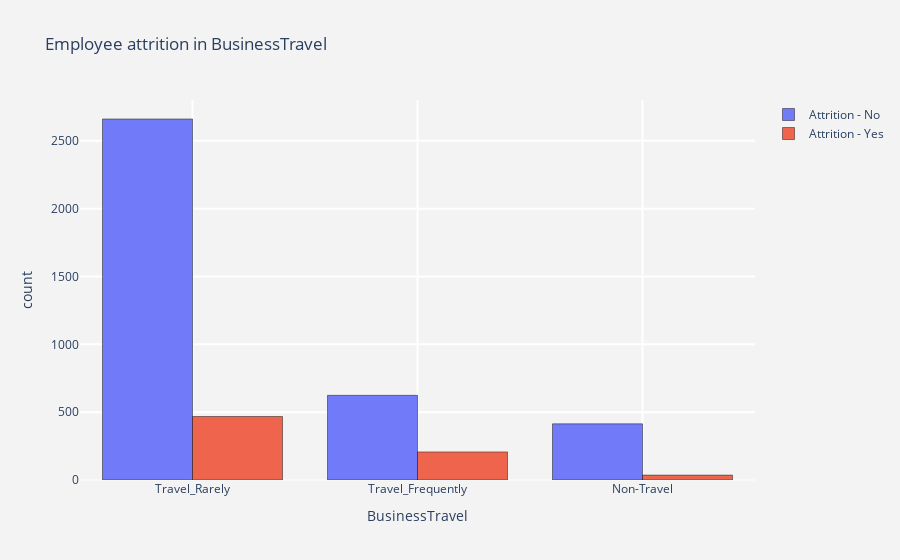
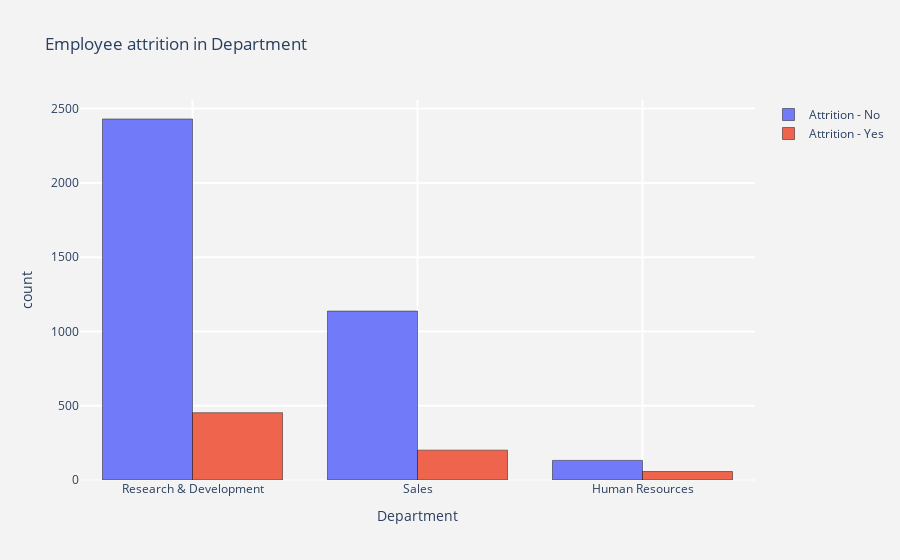
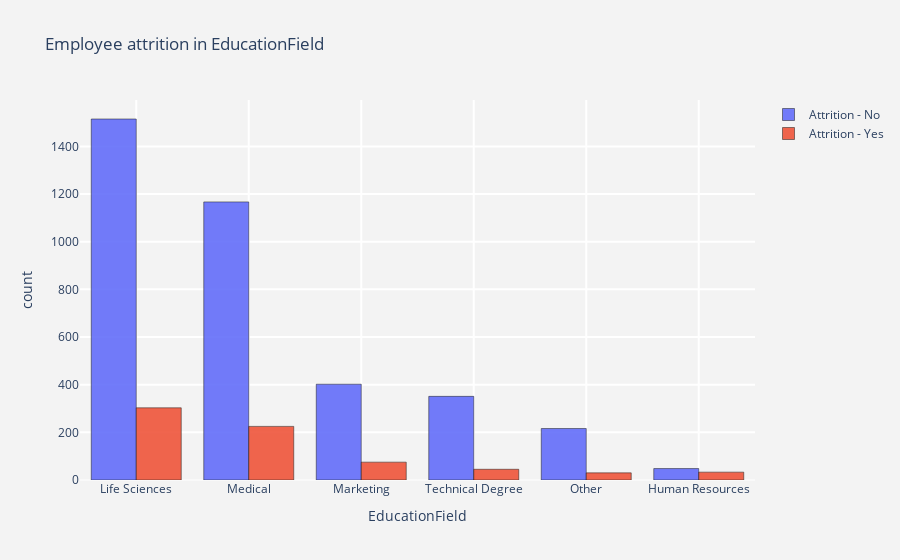
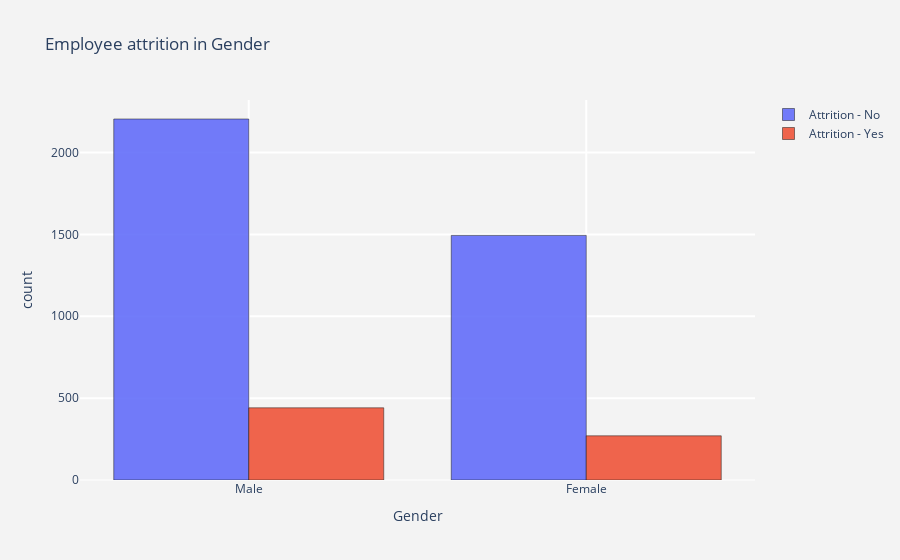

The notebook cell these images were saved under, in order:
### Markdown cell above
### Visualize Categorical variables

### Code cell
attrition_yes=df[df['Attrition'] == 'Yes']
attrition_no=df[df['Attrition'] != 'Yes']

def bar_plot(column): 
    
    tg_ch  =  attrition_yes[column].value_counts().reset_index()
    tg_ch.columns  = [column,"count"]
    tg_nch =  attrition_no[column].value_counts().reset_index()
    tg_nch.columns = [column,"count"]

    #bar - churn
    trace1 = go.Bar(x = tg_ch[column]  , y = tg_ch["count"],
                    name = "Attrition - Yes",
                    marker = dict(line = dict(width = .5,color = "black")),
                    opacity = .9)

    #bar - not churn
    trace2 = go.Bar(x = tg_nch[column] , y = tg_nch["count"],
                    name = "Attrition - No",
                    marker = dict(line = dict(width = .5,color = "black")),
                    opacity = .9)

    layout = go.Layout(dict(title = "Employee attrition in " + column,
                            plot_bgcolor  = "rgb(243,243,243)",
                            paper_bgcolor = "rgb(243,243,243)",
                            xaxis = dict(gridcolor = 'rgb(255, 255, 255)',
                                         title = column,
                                         zerolinewidth=1,ticklen=5,gridwidth=2),
                            yaxis = dict(gridcolor = 'rgb(255, 255, 255)',
                                         title = "count",
                                         zerolinewidth=1,ticklen=5,gridwidth=2),
                           )
                      )
    data = [trace2, trace1]
    fig  = go.Figure(data=data,layout=layout)
    py.iplot(fig)

for cat_column in df_cat_cols: 
    bar_plot(cat_column)

### Figure 1 — Plotly figure (JSON) as saved in the notebook; plotly's stock layout.template omitted (floating-point values rounded to 4 significant figures)
{"data": [{"marker": {"line": {"color": "black", "width": 0.5}}, "name": "Attrition - No", "opacity": 0.9, "type": "bar", "x": ["Travel_Rarely", "Travel_Frequently", "Non-Travel"], "y": [2661, 624, 414]}, {"marker": {"line": {"color": "black", "width": 0.5}}, "name": "Attrition - Yes", "opacity": 0.9, "type": "bar", "x": ["Travel_Rarely", "Travel_Frequently", "Non-Travel"], "y": [468, 207, 36]}], "layout": {"paper_bgcolor": "rgb(243,243,243)", "plot_bgcolor": "rgb(243,243,243)", "title": {"text": "Employee attrition in BusinessTravel"}, "xaxis": {"gridcolor": "rgb(255, 255, 255)", "gridwidth": 2, "ticklen": 5, "title": {"text": "BusinessTravel"}, "zerolinewidth": 1}, "yaxis": {"gridcolor": "rgb(255, 255, 255)", "gridwidth": 2, "ticklen": 5, "title": {"text": "count"}, "zerolinewidth": 1}}}

### Figure 2 — Plotly figure (JSON) as saved in the notebook; plotly's stock layout.template omitted (floating-point values rounded to 4 significant figures)
{"data": [{"marker": {"line": {"color": "black", "width": 0.5}}, "name": "Attrition - No", "opacity": 0.9, "type": "bar", "x": ["Research & Development", "Sales", "Human Resources"], "y": [2430, 1137, 132]}, {"marker": {"line": {"color": "black", "width": 0.5}}, "name": "Attrition - Yes", "opacity": 0.9, "type": "bar", "x": ["Research & Development", "Sales", "Human Resources"], "y": [453, 201, 57]}], "layout": {"paper_bgcolor": "rgb(243,243,243)", "plot_bgcolor": "rgb(243,243,243)", "title": {"text": "Employee attrition in Department"}, "xaxis": {"gridcolor": "rgb(255, 255, 255)", "gridwidth": 2, "ticklen": 5, "title": {"text": "Department"}, "zerolinewidth": 1}, "yaxis": {"gridcolor": "rgb(255, 255, 255)", "gridwidth": 2, "ticklen": 5, "title": {"text": "count"}, "zerolinewidth": 1}}}

### Figure 3 — Plotly figure (JSON) as saved in the notebook; plotly's stock layout.template omitted (floating-point values rounded to 4 significant figures)
{"data": [{"marker": {"line": {"color": "black", "width": 0.5}}, "name": "Attrition - No", "opacity": 0.9, "type": "bar", "x": ["Life Sciences", "Medical", "Marketing", "Technical Degree", "Other", "Human Resources"], "y": [1515, 1167, 402, 351, 216, 48]}, {"marker": {"line": {"color": "black", "width": 0.5}}, "name": "Attrition - Yes", "opacity": 0.9, "type": "bar", "x": ["Life Sciences", "Medical", "Marketing", "Technical Degree", "Human Resources", "Other"], "y": [303, 225, 75, 45, 33, 30]}], "layout": {"paper_bgcolor": "rgb(243,243,243)", "plot_bgcolor": "rgb(243,243,243)", "title": {"text": "Employee attrition in EducationField"}, "xaxis": {"gridcolor": "rgb(255, 255, 255)", "gridwidth": 2, "ticklen": 5, "title": {"text": "EducationField"}, "zerolinewidth": 1}, "yaxis": {"gridcolor": "rgb(255, 255, 255)", "gridwidth": 2, "ticklen": 5, "title": {"text": "count"}, "zerolinewidth": 1}}}

### Figure 4 — Plotly figure (JSON) as saved in the notebook; plotly's stock layout.template omitted (floating-point values rounded to 4 significant figures)
{"data": [{"marker": {"line": {"color": "black", "width": 0.5}}, "name": "Attrition - No", "opacity": 0.9, "type": "bar", "x": ["Male", "Female"], "y": [2205, 1494]}, {"marker": {"line": {"color": "black", "width": 0.5}}, "name": "Attrition - Yes", "opacity": 0.9, "type": "bar", "x": ["Male", "Female"], "y": [441, 270]}], "layout": {"paper_bgcolor": "rgb(243,243,243)", "plot_bgcolor": "rgb(243,243,243)", "title": {"text": "Employee attrition in Gender"}, "xaxis": {"gridcolor": "rgb(255, 255, 255)", "gridwidth": 2, "ticklen": 5, "title": {"text": "Gender"}, "zerolinewidth": 1}, "yaxis": {"gridcolor": "rgb(255, 255, 255)", "gridwidth": 2, "ticklen": 5, "title": {"text": "count"}, "zerolinewidth": 1}}}
